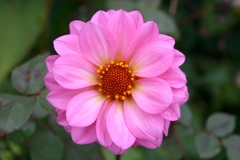
#> input picture flower.jpg, 240 x 160 px
$ python fourier.py
#> lines starting #> are read from the running program, lines starting #| are printed output that depends on the picture
import cv2
import math
import numpy as np
from pathlib import Path
from sys import argv
import time
FILENAME="flower.jpg"

# Implement straightforward DFT rather than FFT because
# FFT is quite a bit more complicated to deal with due
# to the 2^n structure of the recursive solution.
# Express summation as series of matrix operations
# Not taking advantage of the complex number representation
# in numpy would slow this code down a lot so I'm using it.
# Fmn - original image or transform
# Bnk - coefficient matrix (step 1)
# Cml - coefficient matrix (step 2)
# Fkl - final result (or restored image)
# Fkl = Bkn*Fmn*Cml
# The equations were taken from:
# https://homepages.inf.ed.ac.uk/rbf/HIPR2/fourier.htm
# The matrix form I derived myself though I am certain
# there are materials out there describing it - it's the
# obvious way to express this algorithm if fast matrix
# multiplication tools are available.
def dft_matrix(img: np.ndarray, inverse=False) -> np.ndarray:
    sign = 1 if inverse else -1
    Fmn = img.astype(dtype='complex')
    N, M = Fmn.shape
    k, n = np.meshgrid(np.arange(0,N,1), np.arange(0,N,1))
    l, m = np.meshgrid(np.arange(0,M,1), np.arange(0,M,1))
    Bkn = np.cos((sign / N) * (2 * math.pi * n * k)) + 1j * np.sin((sign / N) * (2 * math.pi * n * k))
    Cml = np.cos((sign / M) * (2 * math.pi * m * l)) + 1j * np.sin((sign / M) * (2 * math.pi * m * l))
    Fkl = Bkn @ Fmn @ Cml
    return np.abs(Fkl) / (N * M) if inverse else Fkl

def ft_slow(img: np.ndarray) -> np.ndarray:
    dft = dft_matrix(img)
    shifted = ft_shift_slow(dft)
    return shifted

# np.fft has a fftshift function to relocate the corners to the center
# I wrote my own to show that I understand what it's doing.
def ft_shift_slow(img: np.ndarray, inverse=False) -> np.ndarray:
    s = -1 if inverse else 1
    M, N = img.shape
    return np.roll(img, (s * (M // 2 + 1), s * (N // 2 + 1)), (0,1))

def inverse_shifted(mat: np.ndarray) -> np.ndarray:
    return dft_matrix(ft_shift_slow(mat, inverse=True), inverse=True)

def pixels(mat: np.ndarray, inverse=False) -> np.ndarray:
    return (20 * np.log(np.abs(mat)+1) if not inverse else mat).astype(np.dtype('uint8'))

# convolution in the space domain is elementwise multiplication
# in the spatial frequency domain.
def convolve_transforms(img: np.ndarray, mask: np.ndarray):
    return img * mask

# Use numpy's implementation of the FFT algorithm
def ft_fast(img: np.ndarray) -> np.ndarray:
    dft_complex = np.fft.fft2(img)
    shifted = ft_shift_slow(dft_complex)
    return shifted

def ift_fast(img: np.ndarray, shifted=True) -> np.ndarray:
    ft = ft_shift_slow(img, inverse=True) if shifted else img
    ift = np.fft.ifft2(ft)
    return np.abs(ift)

# Make everything outside the radius = 0
def lowpass_filter(shape, radius):
    N, M = shape
    mrange = np.concatenate((np.arange((-M // 2) + 1, 1, 1), np.arange(M % 2, M // 2, 1)))
    nrange = np.concatenate((np.arange((-N // 2) + 1, 1, 1), np.arange(N % 2, N // 2, 1)))
    mdist, ndist = np.meshgrid(mrange, nrange)
    cutoff = mdist ** 2 + ndist ** 2 <= radius ** 2
    return cutoff

if __name__ == "__main__":

    path = Path(argv[1] if len(argv) > 1 else FILENAME)
    radius = int(argv[2]) if len(argv) > 2 and argv[2].isdigit() else 20
    fast = "fast" in argv

    speed = "fast" if fast else "slow"
    img = cv2.imread(path.as_posix(), flags=cv2.IMREAD_GRAYSCALE)
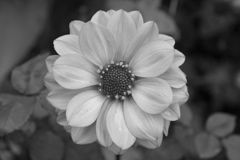
#> img: shape (160, 240); min 4, max 227, mean 100.8
    N, M = img.shape
#> N = 160; M = 240
    cv2.imwrite("fourier/{}_original.bmp".format(path.stem), img)
    mask = lowpass_filter(img.shape, radius)

    t0 = time.time()
    if not fast:
        raw = ft_slow(img)
        t1 = time.time()
        inv = inverse_shifted(raw)
        filtered = convolve_transforms(raw, mask)
        inv_filtered = inverse_shifted(filtered)
#> call 3 of dft_matrix, with img = array of shape (160, 240), inverse = True
#> in dft_matrix (call 3), `return np.abs(Fkl) / (N * M) if inverse else Fkl`:
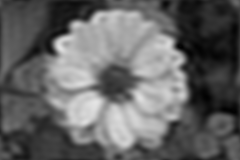
#> returned value: shape (160, 240) float64; min 2.31, max 228.2, mean 100.9
    else:
        raw = ft_fast(img)
        t1 = time.time()
        inv = ift_fast(raw, shifted=True)
        filtered = convolve_transforms(raw, mask)
        inv_filtered = ift_fast(filtered, shifted=True)
    print("time: {}".format(t1-t0))

    cv2.imwrite("fourier/{}_transform-{}.bmp".format(path.stem, speed), pixels(raw))
#> in pixels, `return (20 * np.log(np.abs(mat)+1) if not inverse else mat).astype(np...`:
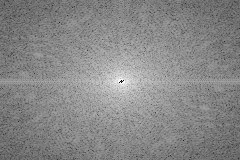
#> returned value: shape (160, 240); min 2, max 255, mean 135.1
    cv2.imwrite("fourier/{}_transform-filtered-{}.bmp".format(path.stem, speed), pixels(filtered))
#> call 2 of pixels, with mat = array of shape (160, 240), inverse = False
#> in pixels (call 2), `return (20 * np.log(np.abs(mat)+1) if not inverse else mat).astype(np...`:
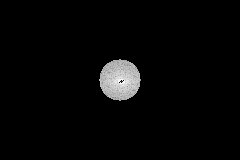
#> returned value: shape (160, 240); min 0, max 255, mean 6.6
    cv2.imwrite("fourier/{}_restored-{}.bmp".format(path.stem, speed), pixels(inv, True))
    cv2.imwrite("fourier/{}_restored-filtered-{}.bmp".format(path.stem, speed), pixels(inv_filtered, True))

    cv2.imshow("original in grayscale", img)
    cv2.imshow("freq", pixels(raw))
    cv2.imshow("inv", pixels(inv, True))
    cv2.imshow("filtered", pixels(filtered))
    cv2.imshow("inv filtered", pixels(inv_filtered, True))
    cv2.waitKey(0)
    cv2.destroyAllWindows()
